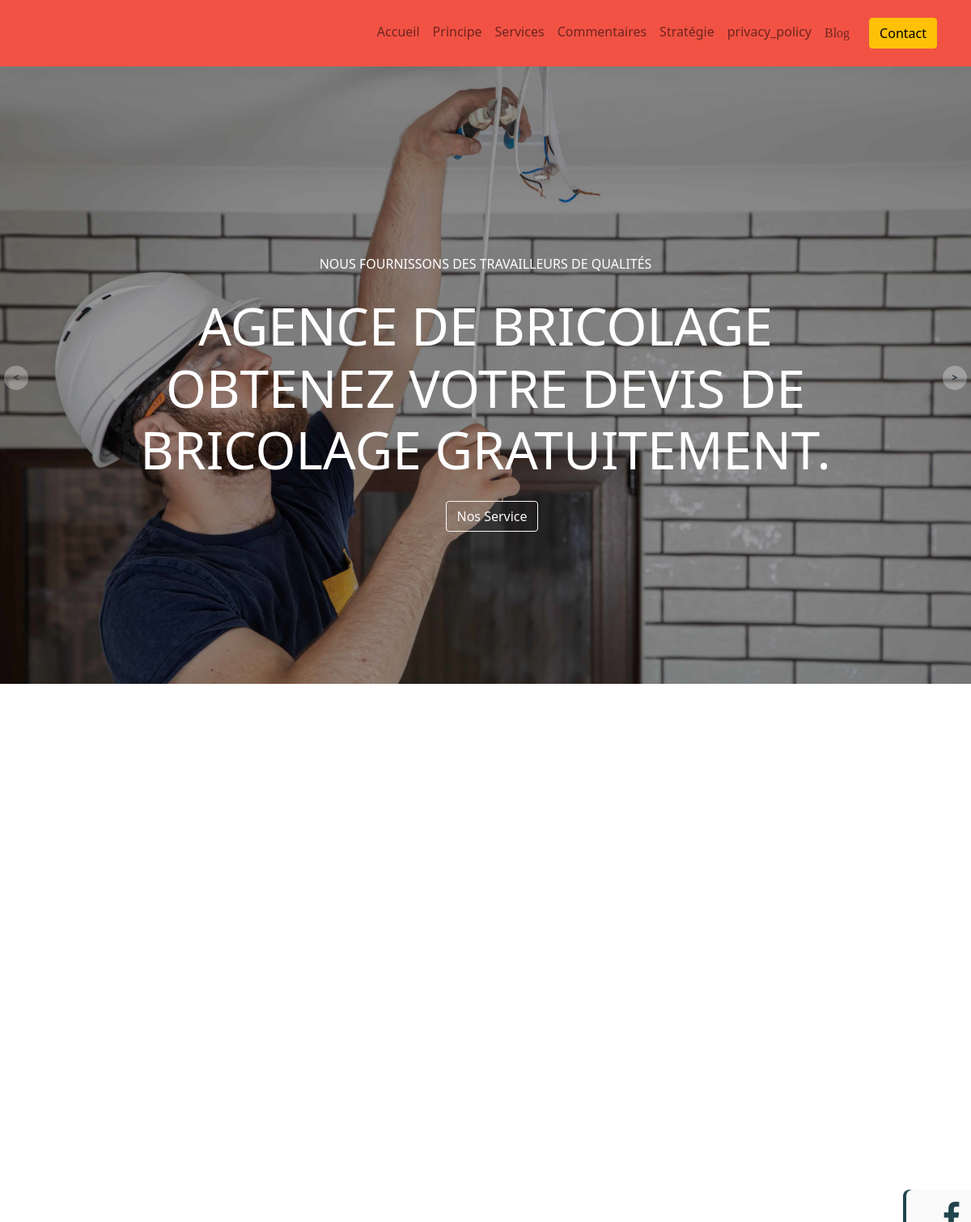
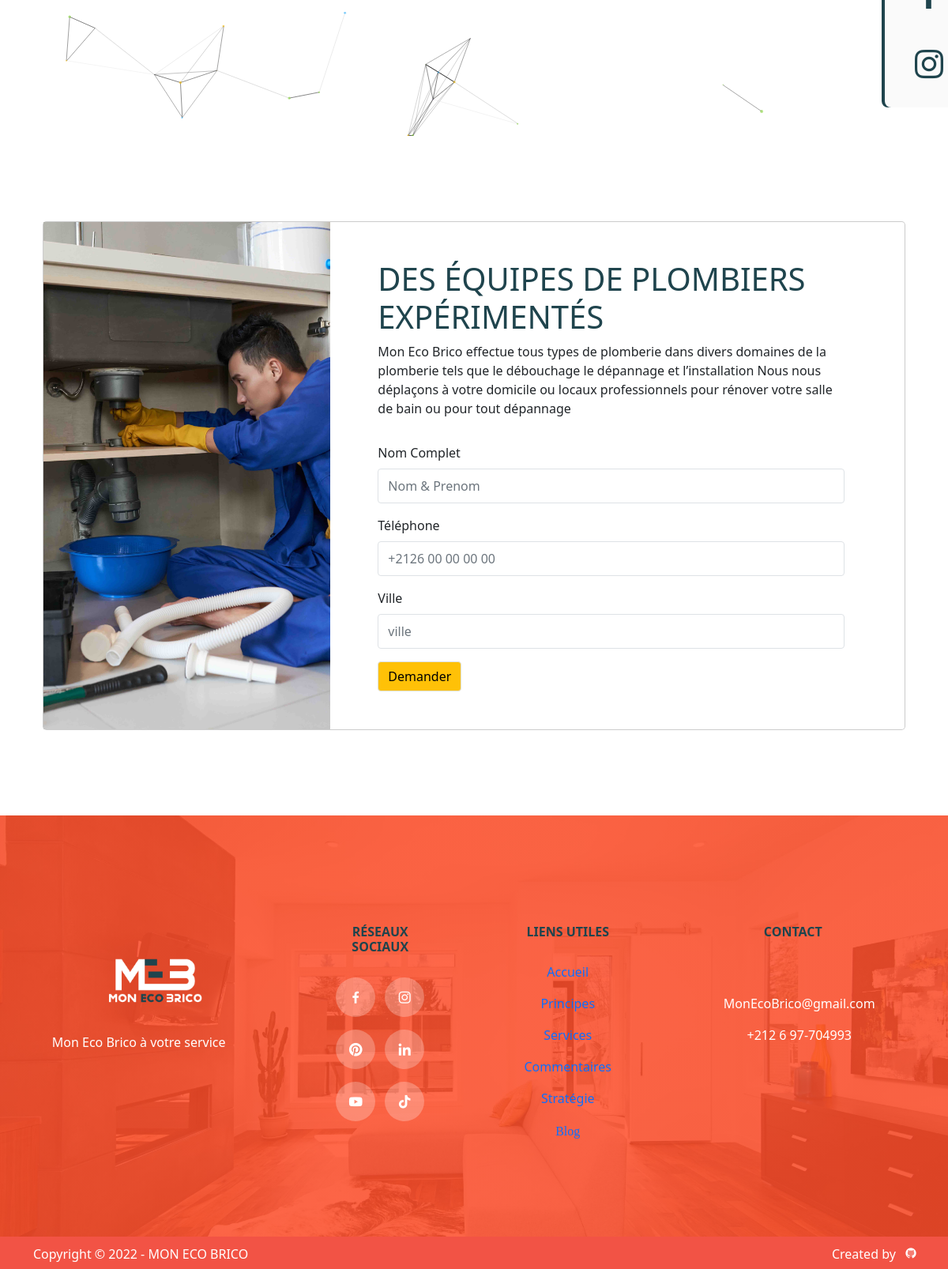
The page /service/Plombier/ on the database its author committed (2 pictures, top to bottom).
### App/models.py (models this page shows, shortened)
class Metiers(models.Model):
    metiers_id = models.IntegerField()
    metiers_name = models.CharField(max_length=255)
    slug = models.SlugField(max_length=255, unique=True, null=True)
    metiers_description = models.TextField()
    metiers_image = models.ImageField(upload_to='images/%y/%m/%d',
                                      verbose_name='images', default="images/22/11/24/images.png")
    metiers_image2 = models.ImageField(upload_to='images2/%y/%m/%d',
                                       verbose_name='images2', default="images2/22/11/24/images2.png")
    Created = models.DateTimeField(default=datetime.now)
    metiers_detaille = models.TextField()

### App/views.py (the view, shortened to what this page needs)
# urls.py: path('service/<slug:slug>/', views.ServiceDetail, name="service"),
def ServiceDetail(request, slug):
    metier = Metiers.objects.get(slug=slug)
    args = {'metier': metier}
    return render(request, 'MonEcoBrico/service.html', args)

### templates/MonEcoBrico/service.html (shortened to what this page needs)
{% extends 'base.html' %}
{% load static %}
{% block content %}
<div class="container">
  <section id="about">
    <div class="container">
    <div  tabindex="-1" aria-labelledby="exampleModalLabel" aria-hidden="false">
    <div class="modal-dialog modal-dialog-centered modal-xl">
        <div class="modal-content">
            <div class="modal-body p-0">
                <div class="container-fluid">
                    <div class="row gy-4">
                        <div class="col-lg-4 col-sm-12 bg-cover"style="background-image: url('{{metier.metiers_image.url}}'); min-height:300px;">
                        </div>
                        <div class="col-lg-8">
                            <form  action="" method="POST" class="p-lg-5 col-12 row g-3">
                                <div>
                                <h1>{{metier.metiers_description}}</h1>
                                <p>{{metier.metiers_detaille}}</p>
                                </div>
                                <div class="col-lg-12">
                                    <label for="userName" class="form-label">Nom Complet</label>
                                    <input type="text" name="nom" class="form-control border" placeholder="Nom & Prenom" id="userName"
                                        aria-describedby="emailHelp">
                                </div>
                                <div class="col-12">
                                    <label for="Téléphone" class="form-label">Téléphone</label>
                                    <input type="text" name="tele" class="form-control border" placeholder="+2126 00 00 00 00" id="Téléphone" >
                                </div>
                                <div class="col-12">
                                    <label for="ville" class="form-label">Ville</label>
                                    <input type="text" name="ville" class="form-control border" placeholder="ville" id="ville" >
                                </div>
                                <div class="col-12">
                                    <button type="submit" class="btn btn-warning border">Demander</button>
                                </div>
                            </form>
                        </div>
                    </div>
                </div>
            </div>
        </div>
    </div>
  </div>
  </div>
  </section>
</div>
{% endblock content %}

### MonEcoBrico/static/css/style.css (style rules this page uses)
:root { --brand: #f25345; --dark: #1F444D; --body: #000; --border: rgba(0,0,0,0.08); --shadow: 0px 6px 30px rgba(0, 0, 0, 0.08); }
body { font-family: 'Montserrat', sans-serif; color: var(--body); font-weight: bold; line-height: 1.7; }
h1,h2,h3,h4,h5,h6, .display-1,.display-2,.display-3,.display-4 { font-weight: 700; color: var(--dark); }
.bg-cover { background-size: cover; background-position: center; background-repeat: no-repeat; }
section { padding-top: 80px; padding-bottom: 80px; }
.btn { background-color: var(--dark); }
input.form-control { border-color: transparent; height: 44px; }
.form-control { background-color: rgba(0, 0, 0, 0.04); border-color: rgba(0, 0, 0, 0.04);; }
:root { --bgcolor: rgb(2, 0, 36); }

### rows shown on the page
Metiers: metiers_image (picture), metiers_description "DES ÉQUIPES DE PLOMBIERS EXPÉRIMENTÉS", metiers_detaille "Mon Eco Brico effectue tous types de plomberie dans divers domaines de la plomberie tels que le débouchage le dépannage et l’installation Nous nous déplaçons à votre domicile ou locaux professionnels pour rénover votre salle de bain ou pour tout dépannage"
